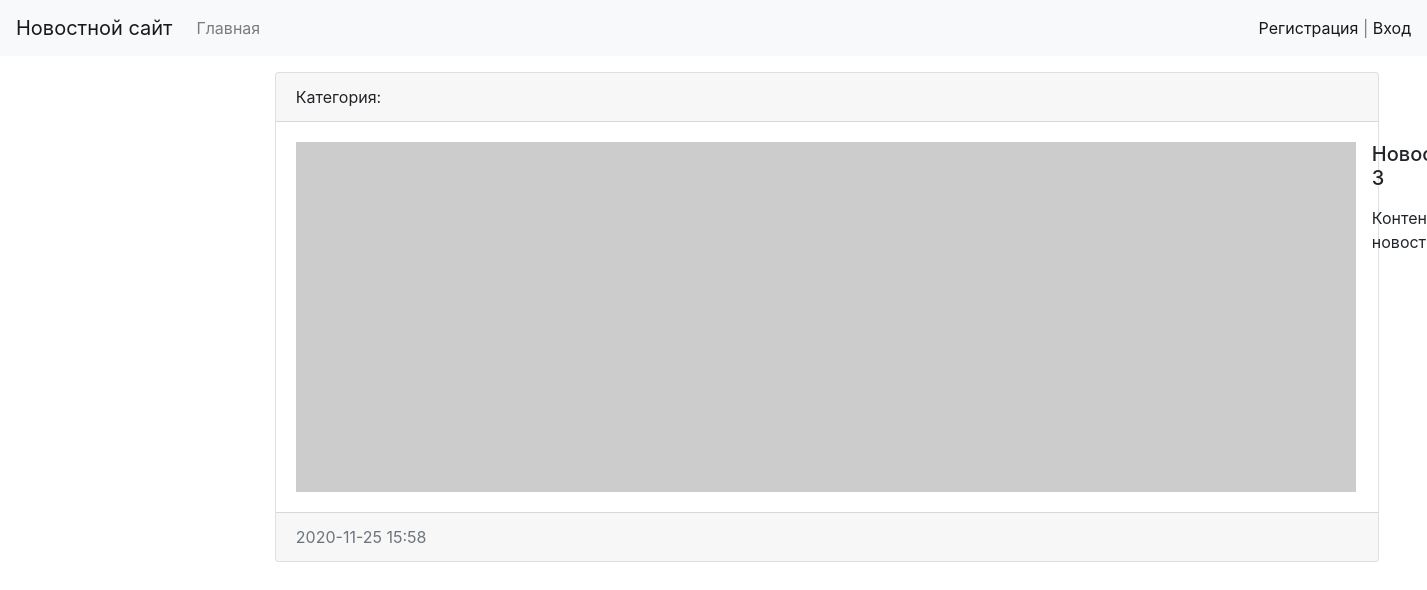
The app's page /news/3/, older data.
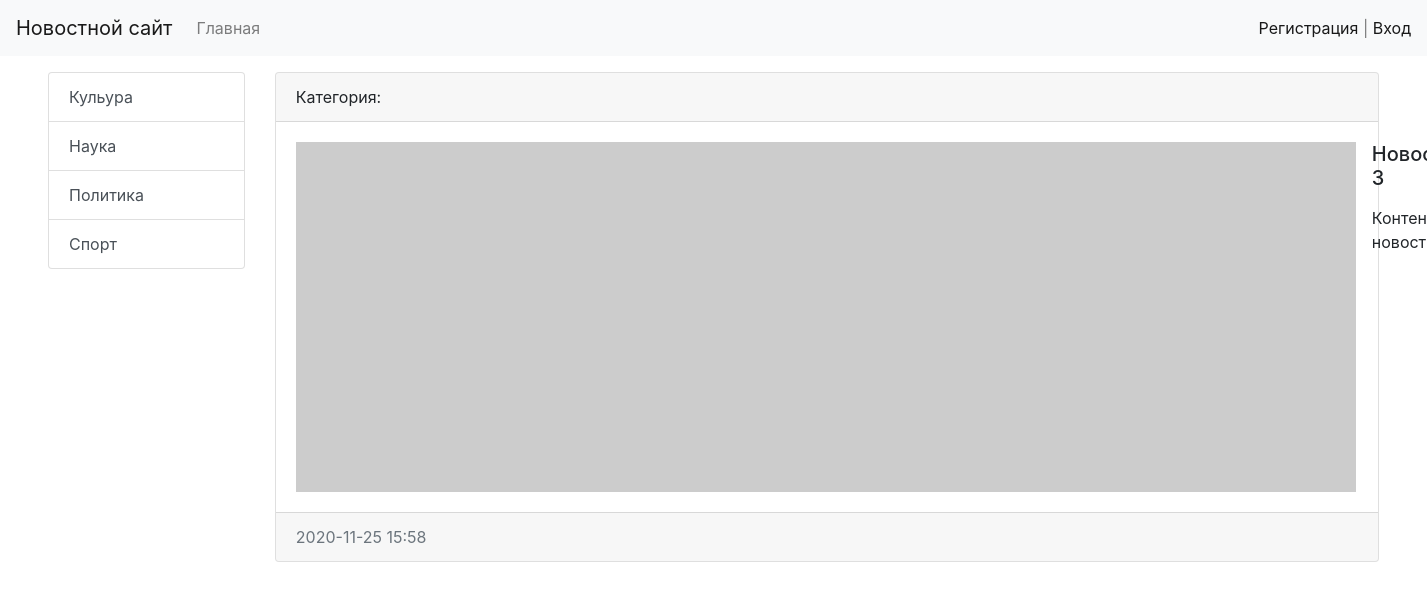
The same page, newer data.
### news/models.py (models this page shows, shortened)
class News(models.Model):
    title = models.CharField(max_length=150, verbose_name='Наименование')
    content = models.TextField(blank=True, verbose_name='Контент')
    created_at = models.DateTimeField(auto_now_add=True, verbose_name='Дата публикации')
    updated_at = models.DateTimeField(auto_now=True, verbose_name='Обновлено')
    photo = models.ImageField(upload_to='photos/%Y/%m/%d/', verbose_name='Фото', blank=True)
    is_published = models.BooleanField(default=True, verbose_name='Опубликовано')
    category = models.ForeignKey('Category', on_delete=models.PROTECT, verbose_name='Категория')
    class Meta:
        verbose_name = 'Новости'
        verbose_name_plural = 'Новости'
        ordering = ['-created_at']

class Category(models.Model):
    title = models.CharField(max_length=150, db_index=True,verbose_name='Наименование категории')
    def get_absolute_url(self):
        return reverse('category', kwargs={'category_id': self.pk})
    class Meta:
        verbose_name = 'Категория'
        verbose_name_plural = 'Категории'
        ordering = ['title']

### news/views.py (the view)
# urls.py: path('news/<int:news_id>/', view_news, name='view_news'),
def view_news(request, news_id):
    news_item = get_object_or_404(News, pk=news_id) # возвращает 404, если объект модели не найден
    return render(request=request, template_name='news/view_news.html', context={'news_item': news_item})

### news/templatetags/news_tags.py (called while the page is built)
@register.inclusion_tag('news/list_categories.html')
def show_categories(arg1='Hello', arg2='World'):
    categories = Category.objects.all()
    return {'categories': categories, 'arg1': arg1, 'arg2': arg2}

### news/templates/news/view_news.html (shortened to what this page needs)
{% extends 'base.html' %}
{% block sidebar %}
{% include 'inc/_sidebar.html' %}
{% endblock %}
{% block content %}
  <div class="card mb-3">
    <div class="card-header">
      Категория: <a href="{{ news_item.category.get_absolute_url }}">{{news_item.category}}</a>
    </div>
    <div class="card-body">
      <div class="media">
        {% if item.photo %}
        <img src="{{news_item.photo.url}}" alt="" width="350" class="mr-3">
        {% else %}
        <img src="https://picsum.photos/id/1060/350/235/?blur=2" alt="" class="mr-3">
        {% endif %}
        <div class="media-body">
          <h5 class="card-title">{{news_item.title}}</h5>
          <p class="card-text">{{news_item.content|linebreaks}}</p>
        </div>
      </div>
    </div>
    <div class="card-footer text-muted">
      {{news_item.created_at|date:"Y-m-d H:i"}}
    </div>
  </div>
{% endblock %}

### templates/base.html (shortened to what this page needs)
{% load static %}
<!doctype html>
<html lang="en">
<head>
    <link rel="stylesheet" href="{% static 'bootstrap-4.5.3-dist/css/bootstrap.min.css' %}">
    <link rel="stylesheet" href="{% static 'css/style.css' %}">
</head>
<body>
{% include 'inc/_nav.html' %}
<div class="content mt-3 mb-3 mr-5 ml-5">
    <div class="row">
        <div class="col-md-2">
            {% block sidebar %}SIDEBAR{% endblock %}
        </div>
        <div class="col-md-10">
            {% block content %}CONTENT{% endblock %}
        </div>
    </div>
</div>
</body>
</html>

### templates/inc/_nav.html (shortened to what this page needs)
<nav class="navbar navbar-expand-lg navbar-light bg-light">
    <a class="navbar-brand" href="{% url 'home' %}">Новостной сайт</a>
    <div class="collapse navbar-collapse" id="navbarSupportedContent">
        <ul class="navbar-nav mr-auto">
            <li class="nav-item"><a class="nav-link" href="{% url 'home' %}">Главная</a></li>
        </ul>
        <span class="navbar-text">
            {% if request.user.is_authenticated %}
            Добро пожаловать {{ user.username }} | <a href="{% url 'logout' %}">Выход</a>
            {% else %}
                 <a href="{% url 'register' %}">Регистрация</a> | <a href="{% url 'login' %}">Вход</a>
            {% endif %}
        </span>
    </div>
</nav>

### templates/inc/_sidebar.html (shortened to what this page needs)
{% load news_tags %}
{% show_categories %}

### news/templates/news/list_categories.html
<div class="list-group">
    {% for category in categories %}
    <a href="{{ category.get_absolute_url }}" class="list-group-item list-group-item-action">{{category.title}}</a>
    {% endfor %}
</div>

### newscontent/static/css/style.css (style rules this page uses)
body { background-color: #fff; }

Row changes from the older to the newer data that the page shows:
added Category: title "Кульура"
added Category: title "Наука"
added Category: title "Политика"
added Category: title "Спорт"
